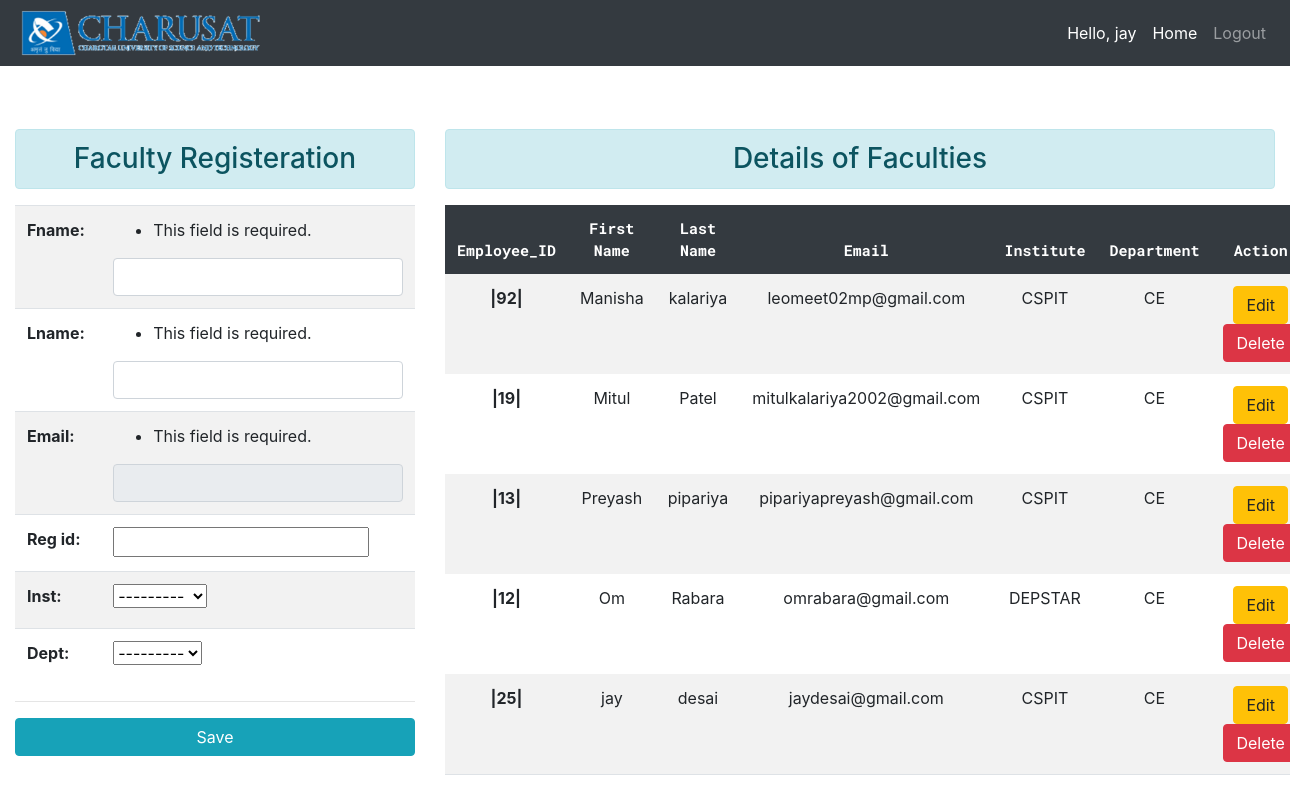
/107/ (signed in), run on the app's committed database.
### attendance_system/models.py (models this page shows, shortened)
class Person(models.Model):
    fname=models.CharField(max_length=20,null=True)
    lname=models.CharField(max_length=20,null=True)
    email=models.EmailField(max_length=50,null=True)
    password=models.CharField(max_length=100,blank=True,null=True)
    reg_id=models.IntegerField(blank=True,null=True)
    inst = models.ForeignKey(Country, on_delete=models.SET_NULL,blank=True, null=True)
    dept = models.ForeignKey(City, on_delete=models.SET_NULL,blank=True, null=True)
    is_pass_change=models.BooleanField(blank=True,null=True,default=True)

class Country(models.Model):
    name = models.CharField(max_length=30)
    def __str__(self):
        return self.name

class City(models.Model):
    inst = models.ForeignKey(Country, on_delete=models.CASCADE)
    name = models.CharField(max_length=30)
    def __str__(self):
        return self.name

### attendance_system/views.py (the view, shortened to what this page needs)
# urls.py: path('<int:id>/',views.faculty_update,name='faculty_update'),
def faculty_update(request,id):
    msg=None
    username=request.session['fetch_username']
    print("Faculty updation is ongoing...")
    pi=Person.objects.get(pk=id)
    pi.is_pass_change=False
    details=Person.objects.all()
    fm=FacultyEdit(request.POST,instance=pi)
    return render(request,'admin_login.html',{'form':fm,'msg':msg,'details':details,'username':username})

### attendance_system/forms.py
class FacultyEdit(forms.ModelForm):
    class Meta:
        model=Person
        fields='__all__'
        widgets= {
            'fname':forms.TextInput(attrs={'class':'form-control'}),
            'lname':forms.TextInput(attrs={'class':'form-control'}),
            'email':forms.EmailInput(attrs={'class':'form-control'}),
            'password':forms.PasswordInput(attrs={'class':'form-control'}),
        }
    def __init__(self, *args, **kwargs):
        super().__init__(*args, **kwargs)
        self.fields['password'].widget=forms.HiddenInput()
        self.fields['is_pass_change'].widget=forms.HiddenInput()
        self.fields['reg_id'].widget.attrs['readonly']=True
        self.fields['email'].widget.attrs['readonly']=True

### attendance_system/templates/admin_login.html (shortened to what this page needs)
{% load static %}
<!DOCTYPE html>
<html>
<head>
	<link rel="stylesheet" href="https://stackpath.bootstrapcdn.com/bootstrap/4.3.1/css/bootstrap.min.css">
</head>
<body>
	<nav class="navbar navbar-expand-lg navbar-dark fixed-top bg-dark">
		<img src="{% static 'images/logo.png' %}" height="50px" width="250px">
		 <div class="collapse navbar-collapse" id="navbarNav">
		   <ul class="navbar-nav ml-auto">
			 <li class="nav-item active">
        <span class="nav-link">Hello, {{request.session.fetch_username}}</span>
			 </li>
			 <li class="nav-item active">
			   <a href="{% url 'admin_home' %}" class="nav-link">Home</a>
			 </li>
			 <li class="nav-item">
			   <a class="nav-link" href="{% url 'logout' %}">Logout</a>
			 </li>
		   </ul>
		 </div>
	   </nav>
	<div class="container-fluid">
        <div class="row">
            <div class="col-md-4">
                <h3 class="text-center alert alert-info">Faculty Registeration </h3>
                {% if id is 0 %}
                <form method="post" id="personForm" action="{% url 'faculty_add' 0 %}" data-cities-url="{% url 'ajax_load_cities' %}" novalidate>
                  <input type="hidden" value="0" name="faculty_page">
                  <input type="hidden" name="fetch_username" value="{{username}}">
                {% else %}
                <form method="post" id="personForm" action="{% url 'faculty_add' id %}" data-cities-url="{% url 'ajax_load_cities' %}" novalidate>
                {% endif %}
                    <table class="table table-striped">
                        {{ form }}
                    </table>
                    <hr/>
                        <input type="submit" class="btn btn-info col-md-12" value="Save">
                  </form>
            </div>
            <div class="col-md-8">
                <h3 class="text-center alert alert-info">Details of Faculties</h3>
                {% if details %}
                <table class="td table  table-borderless table-striped table-hover table border-bottom">
                    <thead  class="table-dark">
                      <tr>
                        <th>Employee_ID</th>
                        <th>First Name</th>
                        <th>Last Name</th>
                        <th>Email</th>
                        <th>Institute</th>
                        <th>Department</th>
                        <th>Action</th>
                      </tr>
                    </thead>
                    <tbody>
                      {% for person in details reversed %}
                        <tr>
                          <td style="font-weight: bold;">|{{ person.reg_id }}|</td>
                          <td>{{ person.fname }}</td>
                          <td>{{ person.lname }}</td>
                          <td>{{ person.email }}</td>
                          <td>{{ person.inst.name }}</td>
                          <td>{{ person.dept.name }}</td>
                          <td>
                            <form action="{% url 'faculty_edit' person.id %}" method="POST" class="d-inline">
                            <input type="submit" class="btn btn-warning" value="Edit">
                          </form>
                              <form action="{% url 'faculty_delete' person.id %}" method="POST" class="d-inline">
                              <input type="submit" class="btn btn-danger" value="Delete">
                            </form>
                          </td>
                        </tr>
                      {% endfor %}
                    </tbody>
                  </table>
                  {% endif %}
            </div>
        </div>
    </div>
</body>
</html>

### attendance_system/templates/admin_login.html (style rules this page uses)
.td { text-align: center; }
thead { text-align:center; font-size: 15px; font-family: 'Roboto Mono', monospace; }
.col-md-4, .col-md-8 { margin-top: 10%; }

### data on the page
Person: session.fetch_username "jay", inst "---------", dept "---------", reg_id "25", fname "jay", lname "desai", email "jaydesai@gmail.com", inst.name "CSPIT", dept.name "CE"
Person: reg_id "92", fname "Manisha", lname "kalariya", email "leomeet02mp@gmail.com", inst.name "CSPIT", dept.name "CE"
Person: reg_id "19", fname "Mitul", lname "Patel", email "mitulkalariya2002@gmail.com", inst.name "CSPIT", dept.name "CE"
Person: reg_id "13", fname "Preyash", lname "pipariya", email "pipariyapreyash@gmail.com", inst.name "CSPIT", dept.name "CE"
Person: reg_id "12", fname "Om", lname "Rabara", email "omrabara@gmail.com", inst.name "DEPSTAR", dept.name "CE"
